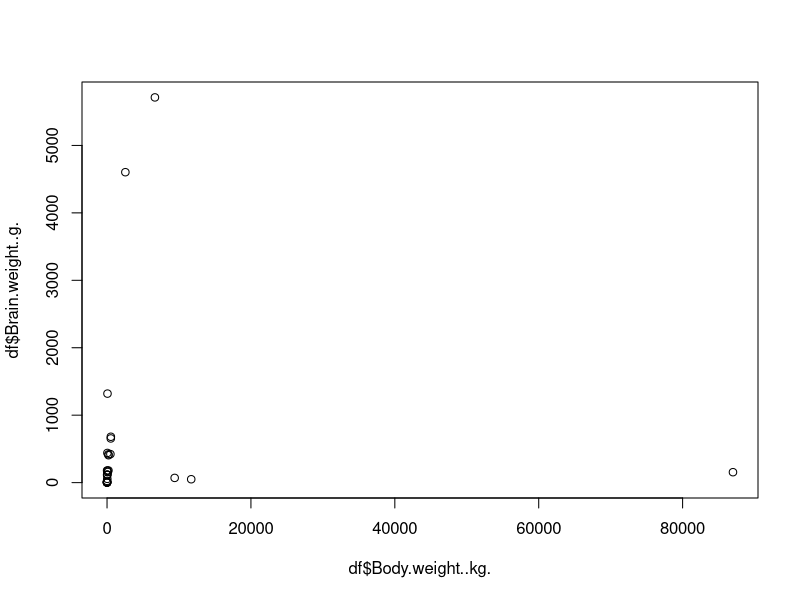
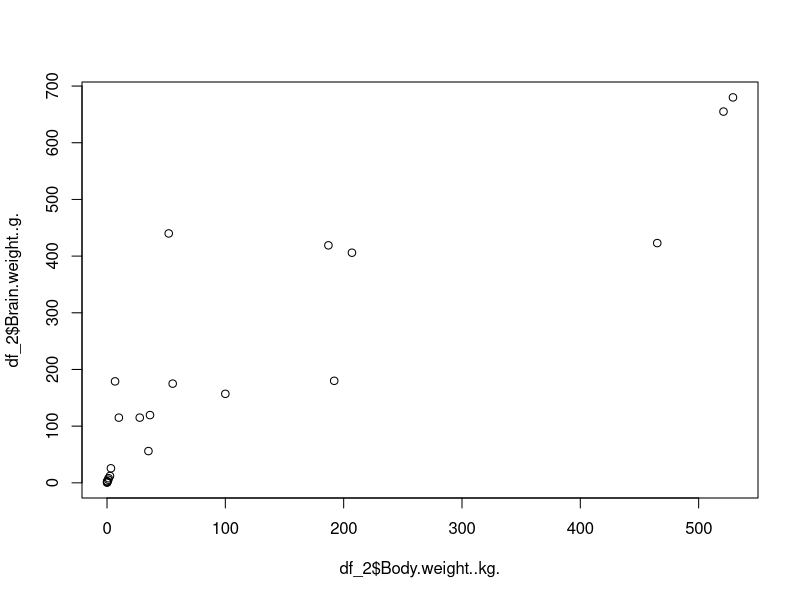
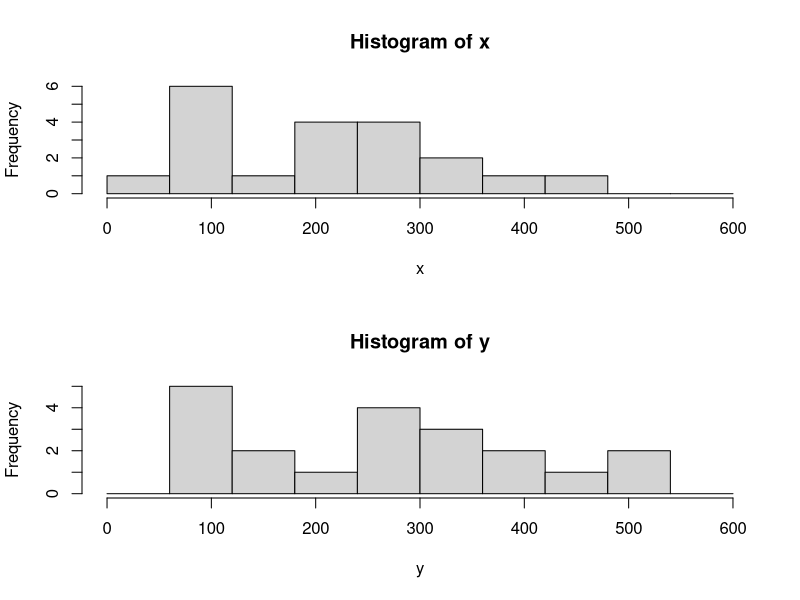

Write the R code that produced these figures, in order.
# 外れ値が相関係数に及ぼす影響

setwd('~/Desktop/R-test')
df <- read.csv('./data/animal.csv')

plot(df$Body.weight..kg.,df$Brain.weight..g.)
cor(df$Body.weight..kg.,df$Brain.weight..g.)

df_2 <- df[(df$Body.weight..kg.<2000) & (df$Brain.weight..g.<1000),]
plot(df_2$Body.weight..kg.,df_2$Brain.weight..g.)
cor(df_2$Body.weight..kg.,df_2$Brain.weight..g.)


# 統計解析で分かること・分からないこと

x <- c(290,50,80,100,200,350,430,80,210,110,70,260,220,330,170,420,80,300,290,230)
y <- c(350,70,100,130,250,430,520,100,260,140,90,320,270,400,210,510,100,370,350,280)

par(mfrow=c(2,1))
hist(x,breaks = c(0,60,120,180,240,300,360,420,480,540,600))
hist(y,breaks = c(0,60,120,180,240,300,360,420,480,540,600))

mean(x)
median(x)

varp <- function(x) {
  dt <- var(x)*(length(x)-1)/length(x)
  dt
}

varp(x)
varp(y)
